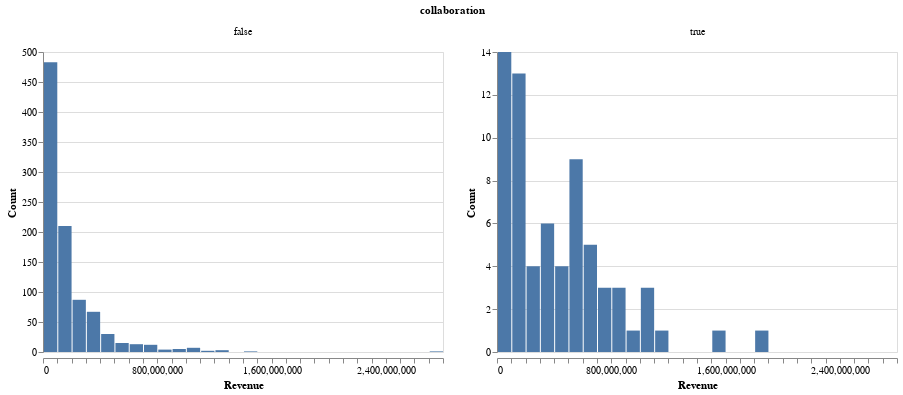

The notebook cell this image was saved under:
### Markdown cell above
**Question 2.9** <br> {points: 1}  

Ok, so that last plot didn't seem to help us that much. The two plot distributions are quite difficult to compare. We should fix that by giving each faceted plot it's own independent y-axis.

Take the plot `revenue_plot_facet` from **Question 2.8** and adjust the axis scaling so its done independently. 

*Save the plot in an object named `revenue_plot_facet2`.*

### Code cell
revenue_plot_facet2 = revenue_plot_facet.resolve_scale(y='independent')
revenue_plot_facet2

### Figure 1 — Vega-Lite specification as saved in the notebook (floating-point values rounded to 4 significant figures; data arrays with more than 128 entries replaced by an {"elided": "..."} marker saying what was removed)
{"config": {"view": {"continuousWidth": 400, "continuousHeight": 300}}, "data": {"name": "data-8a96542618dae39d4c58df057e197640"}, "facet": {"type": "nominal", "field": "collaboration"}, "spec": {"mark": "bar", "encoding": {"x": {"type": "quantitative", "bin": {"maxbins": 50}, "field": "revenue", "title": "Revenue"}, "y": {"type": "quantitative", "aggregate": "count", "title": "Count"}}, "title": "Revenue Histogram"}, "resolve": {"scale": {"y": "independent"}}, "$schema": "https://vega.github.io/schema/vega-lite/v4.8.1.json", "datasets": {"data-8a96542618dae39d4c58df057e197640": {"elided": "1008 records"}}}
